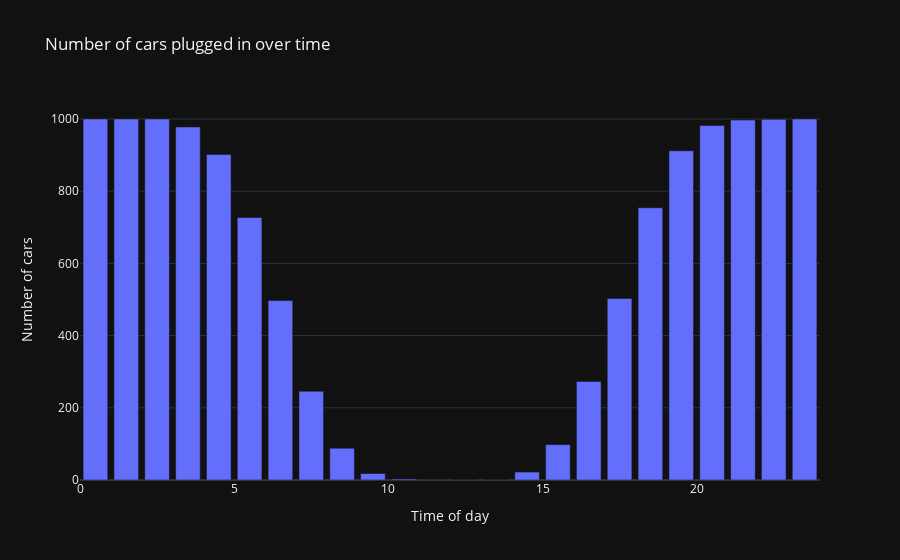

The notebook cell saved with this chart:
### Code cell
# over time count the number of cars plugged in
s_plug_in_out_count = no_samples - (s_plug_out_count - s_plug_in_count)

import plotly.express as px

fig = px.bar(
    x=s_plug_in_out_count.index.mid,
    y=s_plug_in_out_count.values,
    labels={"x": "Time of day", "y": "Number of cars"},
    title="Number of cars plugged in over time",
    template="plotly_dark",
)
fig.show()

### Figure 1 — Plotly figure (JSON) as saved in the notebook; plotly's stock layout.template omitted (floating-point values rounded to 4 significant figures)
{"data": [{"alignmentgroup": "True", "hovertemplate": "Time of day=%{x}<br>Number of cars=%{y}<extra></extra>", "legendgroup": "", "marker": {"color": "#636efa", "pattern": {"shape": ""}}, "name": "", "offsetgroup": "", "orientation": "v", "showlegend": false, "textposition": "auto", "type": "bar", "x": [0.4995, 1.5, 2.5, 3.5, 4.5, 5.5, 6.5, 7.5, 8.5, 9.5, 10.5, 11.5, 12.5, 13.5, 14.5, 15.5, 16.5, 17.5, 18.5, 19.5, 20.5, 21.5, 22.5, 23.5], "xaxis": "x", "y": [1000, 1000, 1000, 978, 902, 727, 497, 246, 88, 18, 3, 1, 0, 0, 22, 98, 273, 503, 754, 912, 982, 997, 999, 1000], "yaxis": "y"}], "layout": {"barmode": "relative", "legend": {"tracegroupgap": 0}, "title": {"text": "Number of cars plugged in over time"}, "xaxis": {"anchor": "y", "domain": [0, 1], "title": {"text": "Time of day"}}, "yaxis": {"anchor": "x", "domain": [0, 1], "title": {"text": "Number of cars"}}}}
